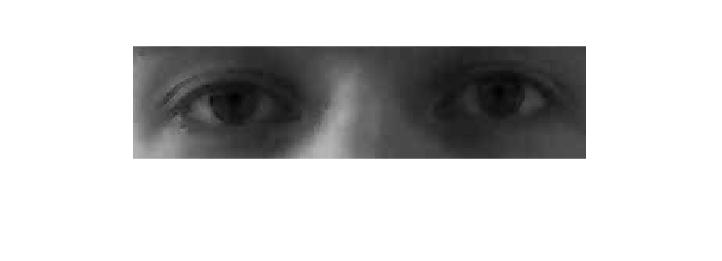
%> input picture eqtest.jpg, 722 x 261 px
$ octave imagesplit.m   (GNU Octave 9; MATLAB toolbox functions it lacks are replaced by stand-ins)
%> lines starting %> are read from the running program, lines starting %| are printed output that depends on the picture
rgbImage=imread('eqtest.jpg');
%> rgbImage is the input picture: size 261x722x3 uint8; min 0, max 255, mean 204.1
subplot(2, 2, 1);
imshow(rgbImage);
% Get sizes of the images.
[rows, columns, numberOfColorChannels] = size(rgbImage);
%> rows = 261; columns = 722; numberOfColorChannels = 3
middleColumn = int32(columns/2)
%> middleColumn = 361
title('Right Half', 'FontSize', 25);
% Split them up.
leftHalf = rgbImage(:, 1:middleColumn, :);
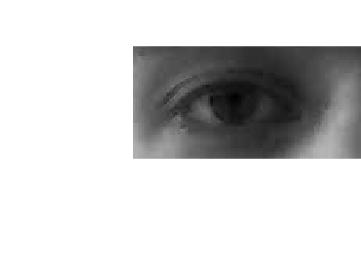
%> leftHalf: size 261x361x3 uint8; min 0, max 255, mean 207.5
rightHalf=rgbImage(:, middleColumn+1:end, :);
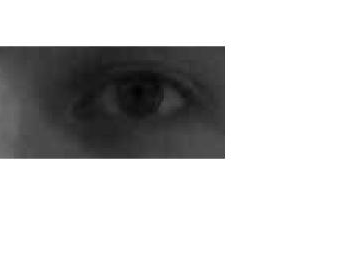
%> rightHalf: size 261x361x3 uint8; min 1, max 255, mean 200.7
% Display them.
subplot(2, 2, 3);
imshow(leftHalf);
title('Left Half', 'FontSize', 25);
subplot(2, 2, 4);
imshow(rightHalf);
title('Right Half', 'FontSize', 25);
% Enlarge figure to full screen.
set(gcf, 'Units', 'Normalized', 'OuterPosition', [0 0 1 1]);
% Give a name to the title bar.
set(gcf, 'Name', 'Demo by ImageAnalyst', 'NumberTitle', 'Off')
